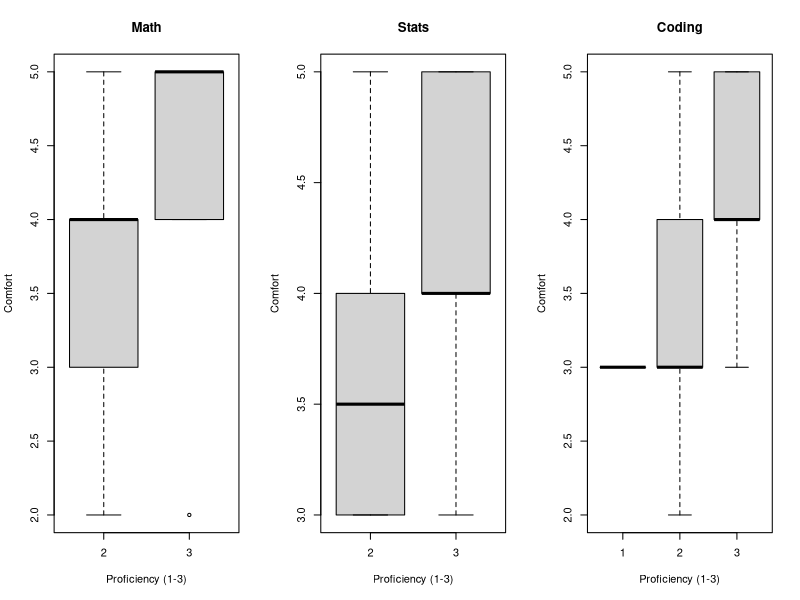

Write the R code that produced this figure.
# load data
data <- read.csv("background_interest_processed.csv")

# transform proficiency levels (beg/int/adv) into numbers 1, 2, 3
to_num <- function(x) ifelse(x == "beg", 1, ifelse(x == "int", 2, 3))
data$math.p <- to_num(data$math.prof)
data$stat.p <- to_num(data$stat.prof)
data$prog.p <- to_num(data$prog.prof)

# correlation (closer to 1 = they match)
cor(data$math.p, data$math.comf, method = "spearman")
cor(data$stat.p, data$stat.comf, method = "spearman")
cor(data$prog.p, data$prog.comf, method = "spearman")

# average gap per area (between proficiency and comfort)
# gap > 0: more comfortable than their stated proficiency (overestimate)
# gap < 0: less comfortable than their stated proficiency (underestimate)
data$math.gap <- (data$math.comf - 1) / 4 - (data$math.p - 1) / 2
data$stat.gap <- (data$stat.comf - 1) / 4 - (data$stat.p - 1) / 2
data$prog.gap <- (data$prog.comf - 1) / 4 - (data$prog.p - 1) / 2

mean(data$math.gap)
mean(data$stat.gap)
mean(data$prog.gap)

# count students who over/under-estimate
label <- function(gap) ifelse(gap > 0.25, "Over", ifelse(gap < -0.25, "Under", "Aligned"))
table(label(data$math.gap))
table(label(data$stat.gap))
table(label(data$prog.gap))

# plot for each area
par(mfrow = c(1, 3))
boxplot(math.comf ~ math.p, data = data, main = "Math",   xlab = "Proficiency (1-3)", ylab = "Comfort")
boxplot(stat.comf ~ stat.p, data = data, main = "Stats",  xlab = "Proficiency (1-3)", ylab = "Comfort")
boxplot(prog.comf ~ prog.p, data = data, main = "Coding", xlab = "Proficiency (1-3)", ylab = "Comfort")
